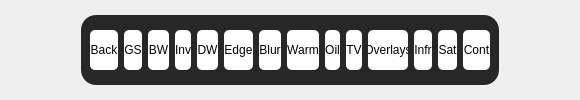
             <widget class="QWidget" name="footer1effects">
              <layout class="QGridLayout" name="gridLayout_6">
               <item row="0" column="3">
                <spacer name="horizontalSpacer_2">
                 <property name="orientation">
                  <enum>Qt::Horizontal</enum>
                 </property>
                 <property name="sizeType">
                  <enum>QSizePolicy::Maximum</enum>
                 </property>
                 <property name="sizeHint" stdset="0">
                  <size>
                   <width>70</width>
                   <height>20</height>
                  </size>
                 </property>
                </spacer>
               </item>
               <item row="0" column="0">
                <spacer name="horizontalSpacer">
                 <property name="orientation">
                  <enum>Qt::Horizontal</enum>
                 </property>
                 <property name="sizeType">
                  <enum>QSizePolicy::Maximum</enum>
                 </property>
                 <property name="sizeHint" stdset="0">
                  <size>
                   <width>70</width>
                   <height>20</height>
                  </size>
                 </property>
                </spacer>
               </item>
               <item row="0" column="2">
                <widget class="QFrame" name="navigation">
                 <property name="maximumSize">
                  <size>
                   <width>16777215</width>
                   <height>70</height>
                  </size>
                 </property>
                 <property name="styleSheet">
                  <string notr="true">background-color: rgb(39, 39, 39);
border-radius: 15px;</string>
                 </property>
                 <layout class="QHBoxLayout" name="horizontalLayout_3">
                  <item>
                   <widget class="QPushButton" name="backBtn_fx">
                    <property name="maximumSize">
                     <size>
                      <width>40</width>
                      <height>40</height>
                     </size>
                    </property>
                    <property name="styleSheet">
                     <string notr="true">background-color: rgb(255, 255, 255);
color: rgb(0, 0, 0);
border-radius: 5px;</string>
                    </property>
                    <property name="text">
                     <string>Back</string>
                    </property>
                   </widget>
                  </item>
                  <item>
                   <widget class="QPushButton" name="grayScaleBtn">
                    <property name="maximumSize">
                     <size>
                      <width>40</width>
                      <height>40</height>
                     </size>
                    </property>
                    <property name="styleSheet">
                     <string notr="true">background-color: rgb(255, 255, 255);
color: rgb(0, 0, 0);
border-radius: 5px;</string>
                    </property>
                    <property name="text">
                     <string>GS</string>
                    </property>
                   </widget>
                  </item>
                  <item>
                   <widget class="QPushButton" name="blackAndWhiteBtn">
                    <property name="maximumSize">
                     <size>
                      <width>40</width>
                      <height>40</height>
                     </size>
                    </property>
                    <property name="styleSheet">
                     <string notr="true">background-color: rgb(255, 255, 255);
color: rgb(0, 0, 0);
border-radius: 5px;</string>
                    </property>
                    <property name="text">
                     <string>BW</string>
                    </property>
                   </widget>
                  </item>
                  <item>
                   <widget class="QPushButton" name="invertBtn">
                    <property name="maximumSize">
                     <size>
                      <width>40</width>
                      <height>40</height>
                     </size>
                    </property>
                    <property name="styleSheet">
                     <string notr="true">background-color: rgb(255, 255, 255);
color: rgb(0, 0, 0);
border-radius: 5px;</string>
                    </property>
                    <property name="text">
                     <string>Inv</string>
                    </property>
                   </widget>
                  </item>
                  <item>
                   <widget class="QPushButton" name="darkenAndLightenBtn">
                    <property name="maximumSize">
                     <size>
                      <width>40</width>
                      <height>40</height>
                     </size>
                    </property>
                    <property name="styleSheet">
                     <string notr="true">background-color: rgb(255, 255, 255);
color: rgb(0, 0, 0);
border-radius: 5px;</string>
                    </property>
                    <property name="text">
                     <string>DW</string>
                    </property>
                   </widget>
                  </item>
                  <item>
                   <widget class="QPushButton" name="edgeDetectionBtn">
                    <property name="maximumSize">
                     <size>
                      <width>40</width>
                      <height>40</height>
                     </size>
                    </property>
                    <property name="styleSheet">
                     <string notr="true">background-color: rgb(255, 255, 255);
color: rgb(0, 0, 0);
border-radius: 5px;</string>
                    </property>
                    <property name="text">
                     <string>Edge</string>
                    </property>
                   </widget>
                  </item>
                  <item>
                   <widget class="QPushButton" name="blurBtn">
                    <property name="maximumSize">
                     <size>
                      <width>40</width>
                      <height>40</height>
                     </size>
                    </property>
                    <property name="styleSheet">
                     <string notr="true">background-color: rgb(255, 255, 255);
color: rgb(0, 0, 0);
border-radius: 5px;</string>
                    </property>
                    <property name="text">
                     <string>Blur</string>
                    </property>
                   </widget>
                  </item>
                  <item>
                   <widget class="QPushButton" name="warmBtn">
                    <property name="maximumSize">
                     <size>
                      <width>40</width>
                      <height>40</height>
                     </size>
                    </property>
                    <property name="styleSheet">
                     <string notr="true">background-color: rgb(255, 255, 255);
color: rgb(0, 0, 0);
border-radius: 5px;</string>
                    </property>
                    <property name="text">
                     <string>Warm</string>
                    </property>
                   </widget>
                  </item>
                  <item>
                   <widget class="QPushButton" name="oilBtn">
                    <property name="maximumSize">
                     <size>
                      <width>40</width>
                      <height>40</height>
                     </size>
                    </property>
                    <property name="styleSheet">
                     <string notr="true">background-color: rgb(255, 255, 255);
color: rgb(0, 0, 0);
border-radius: 5px;</string>
                    </property>
                    <property name="text">
                     <string>Oil</string>
                    </property>
                   </widget>
                  </item>
                  <item>
                   <widget class="QPushButton" name="tvBtn">
                    <property name="maximumSize">
                     <size>
                      <width>40</width>
                      <height>40</height>
                     </size>
                    </property>
                    <property name="styleSheet">
                     <string notr="true">background-color: rgb(255, 255, 255);
color: rgb(0, 0, 0);
border-radius: 5px;</string>
                    </property>
                    <property name="text">
                     <string>TV</string>
                    </property>
                   </widget>
                  </item>
                  <item>
                   <widget class="QPushButton" name="overlaysBtn">
                    <property name="maximumSize">
                     <size>
                      <width>40</width>
                      <height>40</height>
                     </size>
                    </property>
                    <property name="styleSheet">
                     <string notr="true">background-color: rgb(255, 255, 255);
color: rgb(0, 0, 0);
border-radius: 5px;</string>
                    </property>
                    <property name="text">
                     <string>Overlays</string>
                    </property>
                   </widget>
                  </item>
                  <item>
                   <widget class="QPushButton" name="infraredBtn">
                    <property name="maximumSize">
                     <size>
                      <width>40</width>
                      <height>40</height>
                     </size>
                    </property>
                    <property name="styleSheet">
                     <string notr="true">background-color: rgb(255, 255, 255);
color: rgb(0, 0, 0);
border-radius: 5px;</string>
                    </property>
                    <property name="text">
                     <string>Infr</string>
                    </property>
                   </widget>
                  </item>
                  <item>
                   <widget class="QPushButton" name="saturationBtn">
                    <property name="maximumSize">
                     <size>
                      <width>40</width>
                      <height>40</height>
                     </size>
                    </property>
                    <property name="styleSheet">
                     <string notr="true">background-color: rgb(255, 255, 255);
color: rgb(0, 0, 0);
border-radius: 5px;</string>
                    </property>
                    <property name="text">
                     <string>Sat</string>
                    </property>
                   </widget>
                  </item>
                  <item>
                   <widget class="QPushButton" name="contrastBtn">
                    <property name="maximumSize">
                     <size>
                      <width>40</width>
                      <height>40</height>
                     </size>
                    </property>
                    <property name="styleSheet">
                     <string notr="true">background-color: rgb(255, 255, 255);
color: rgb(0, 0, 0);
border-radius: 5px;</string>
                    </property>
                    <property name="text">
                     <string>Cont</string>
                    </property>
                   </widget>
                  </item>
                 </layout>
                </widget>
               </item>
              </layout>
             </widget>
